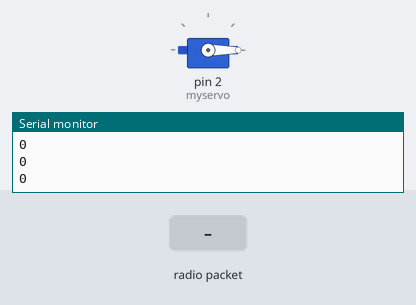
Recording of a sketch running on a simulated Arduino Uno, built with avr-gcc and run on an emulated ATmega328P. Shown: servo, the last lines printed to the serial monitor. Inputs (shaded band) come from the test bench. No radio packets arrive unless stated.

Above: at 1.2 s.
1.3 s: radio packet "90" arrives
At 2.1 s:
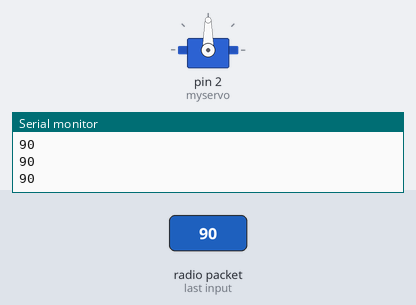
2.8 s: radio packet "200" arrives
At 3.3 s:
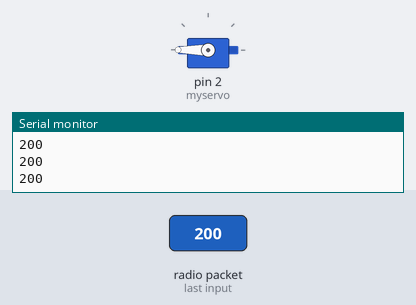
4.3 s: radio packet "1" arrives
At 4.9 s:
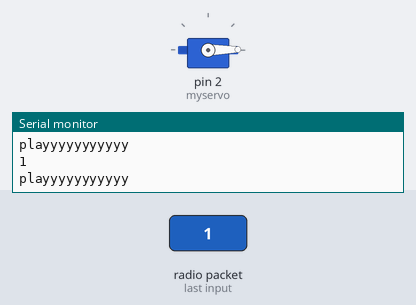
Timing chart, 0 to 7.3 s (numbered marks = the images above; inputs shaded):
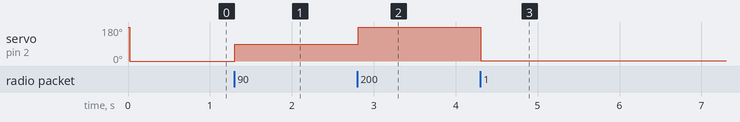

Measured:
- after the input at 1.3 s, servo on pin 2 (myservo): 0° → 90° at once
- after the input at 2.8 s, servo on pin 2 (myservo): 90° → 180° at once
- after the input at 4.3 s, servo on pin 2 (myservo): 180° → 1° at once

The sketch:

LoRa_serwo_Receiver.ino
```cpp
#include <SPI.h>
#include <LoRa.h>
#include <Servo.h>

#define ss 15
#define rst 16
#define dio0 2

//serwo
Servo myservo;  // create servo object to control a servo
 int obr=0;
//serwo

int LED = 3;
String inString = "";    // string to hold input
int val = 0;

void setup() {
   myservo.attach(2);  // attaches the servo on GIO2 to the servo object
   myservo.write(180); //set serwo to max position on start
  Serial.begin(9600);
  LoRa.setPins(ss, rst, dio0);
  // pinMode(LED,OUTPUT);

  while (!Serial);
  Serial.println("LoRa Receiver");
  if (!LoRa.begin(433E6)) { // or 915E6
    Serial.println("Starting LoRa failed!");
    while (1);
  }
}

void loop() {

  // try to parse packet
  int packetSize = LoRa.parsePacket();
  if (packetSize) {
    // read packet
    while (LoRa.available())
    {
      int inChar = LoRa.read();
      inString += (char)inChar;
      val = inString.toInt();
    }
    inString = "";
    LoRa.packetRssi();
  }

  Serial.println(val);
  myservo.write(val);

if(val == 1){
  Serial.println("playyyyyyyyyyy");
}

  // analogWrite(LED, val);
}
```
